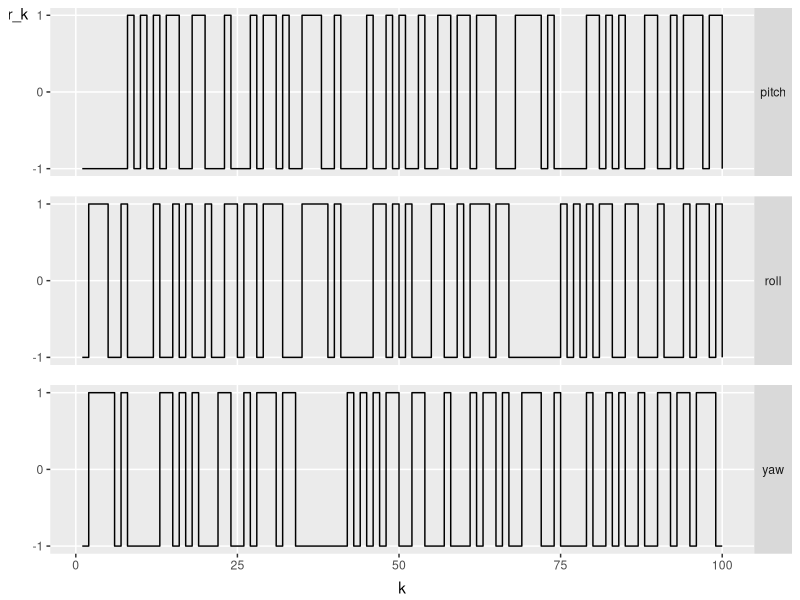

Write R code to recreate this figure.
library(ggplot2)
library(reshape)
library(grid)


setwd("/Users/akee/School/UCLA/01\ thesis/uclathesis")

full_width <- 5.5


# - - - - - - - - - - - - - - - - - - - - - - - - - - - - - - - - - - #
#                      4 PRBS input sequences                         #
# - - - - - - - - - - - - - - - - - - - - - - - - - - - - - - - - - - #

data <- read.csv("data/prbs_inputs.csv", header = FALSE)

pitch <- data$V1
roll  <- data$V2
yaw   <- data$V3
k     <- seq_along(pitch)

# recombine the individual measurements into a dataframe
df <- data.frame(k,pitch,roll,yaw)

# melt that shit
df.melted <- melt(df, id = "k")

# plot
p <-
	ggplot(df.melted) +
	geom_step(aes(x = k, y = value)) +
	facet_grid(variable ~ .) +
	ylab("r_k") +
	scale_y_continuous(breaks = seq(-1,1,1)) +	# min, max, interval
	scale_x_continuous(breaks = seq(0,100,25))+	# min, max, interval

	theme(
		panel.margin = unit(0.2, "in"),
		panel.grid.minor = element_blank(),
		strip.text.y = element_text(angle = 0),
		axis.title.y = element_text(angle = 0, hjust = -0.25),
		axis.title.x = element_text(vjust = -0.25)
	)

pdf("fig/prbs_input.pdf", width = full_width, height=3.5)
print(p)
dev.off()
